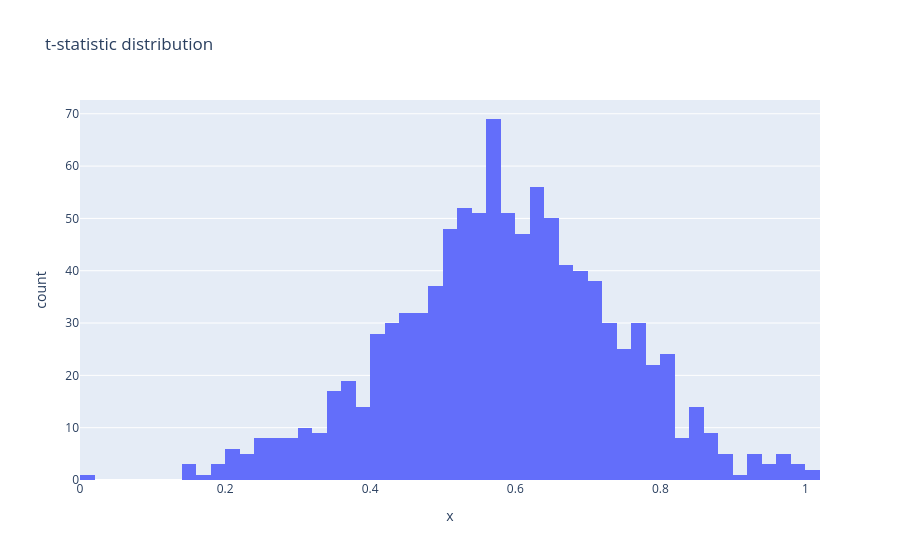
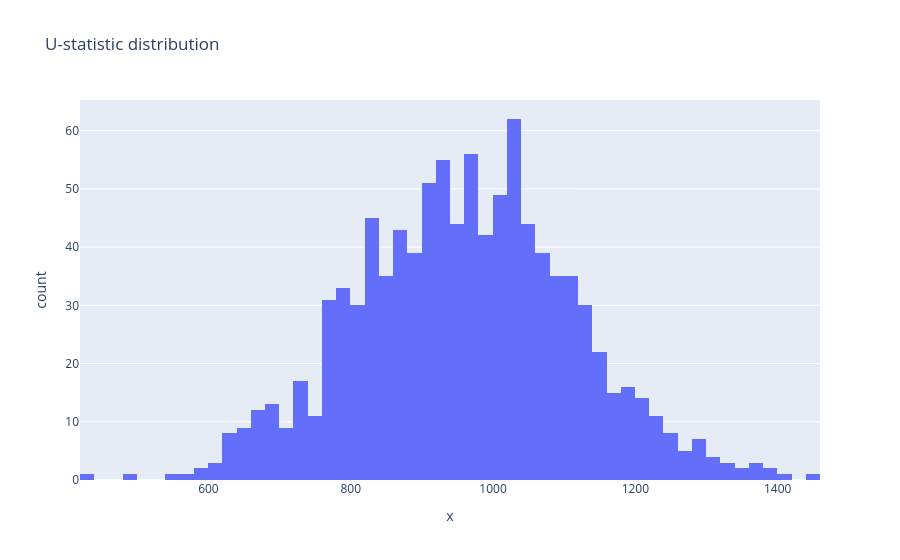
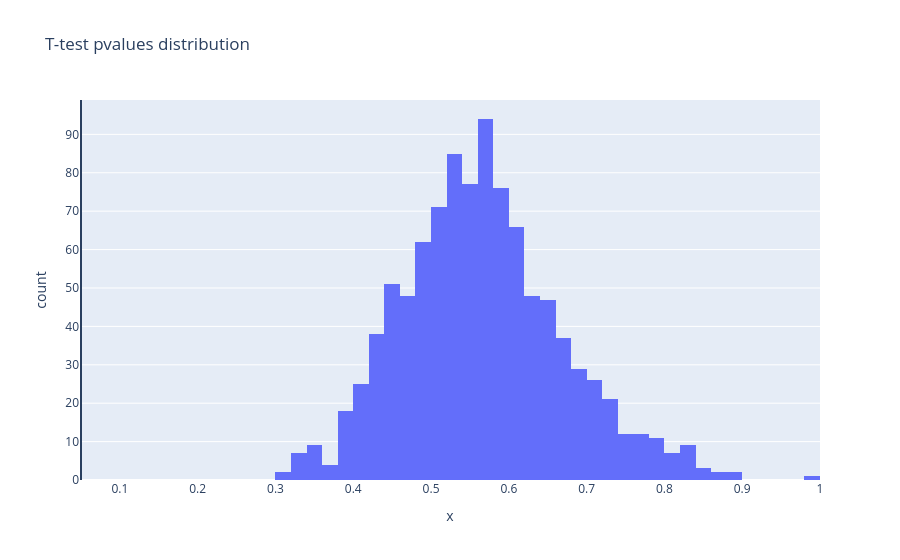
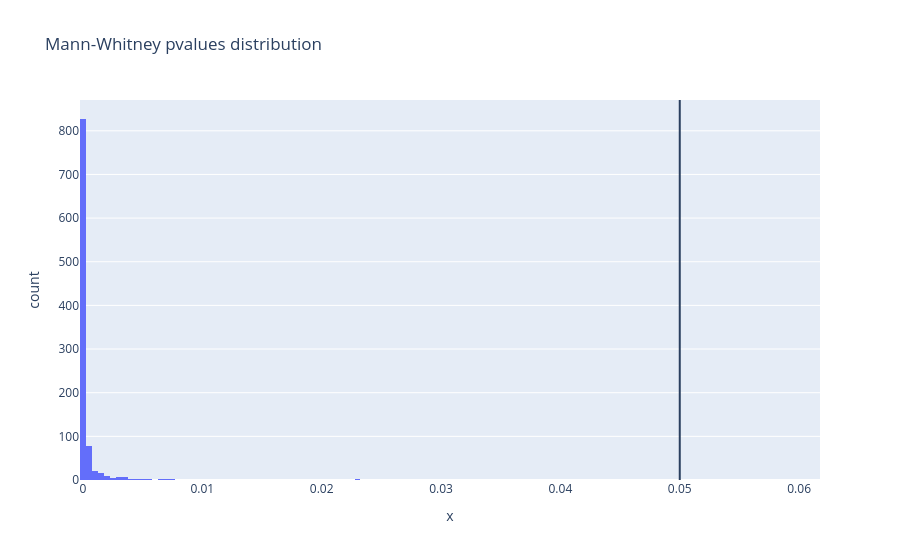

Here is the notebook cell these charts were saved with, in order:
### Markdown cell above
### 5. Тест Уэлча и Манна-Уитни для групп с эффектом

### Code cell
from scipy import stats

experiments_cnt = 1000
sample_size = 60
rng = np.random.default_rng(42)

t = []
t_pvalues = []

u = []
u_pvalues = []

for exp_ind in range(experiments_cnt):
    groupA = rng.normal(0, 1, size=sample_size)
    groupB = rng.normal(1, 1, size=sample_size)
    groupB[-1] = -50
    groupB[-2] = -50
    ttest_result = ttest_ind(groupA, groupB, equal_var=False, alternative="two-sided")
    mw_result = stats.mannwhitneyu(groupA, groupB, alternative="two-sided")

    t.append(ttest_result.statistic)
    t_pvalues.append(ttest_result.pvalue)

    u.append(mw_result.statistic)
    u_pvalues.append(mw_result.pvalue)
    
fig = px.histogram(x=t, title="t-statistic distribution")
fig.show()

fig = px.histogram(x=u, title="U-statistic distribution")
fig.show()

t_pvalues = np.array(t_pvalues)
u_pvalues = np.array(u_pvalues)

fig = px.histogram(x=t_pvalues, title="T-test pvalues distribution")
fig.add_vline(x=0.05)
fig.show()

fig = px.histogram(x=u_pvalues, title="Mann-Whitney pvalues distribution")
fig.add_vline(x=0.05)
fig.show()

print(f"При T-test отвергается {t_pvalues[t_pvalues < 0.05].size/experiments_cnt:.2%} случаев")
print(f"При тесте Манна-Уитни отвергается {u_pvalues[u_pvalues < 0.05].size/experiments_cnt:.2%} случаев")

### Figure 1 — Plotly figure (JSON) as saved in the notebook; plotly's stock layout.template omitted (floating-point values rounded to 4 significant figures; data arrays with more than 128 entries replaced by an {"elided": "..."} marker saying what was removed)
{"data": [{"bingroup": "x", "hovertemplate": "x=%{x}<br>count=%{y}<extra></extra>", "legendgroup": "", "marker": {"color": "#636efa", "pattern": {"shape": ""}}, "name": "", "orientation": "v", "showlegend": false, "type": "histogram", "x": {"elided": "1000 float values"}, "xaxis": "x", "yaxis": "y"}], "layout": {"barmode": "relative", "legend": {"tracegroupgap": 0}, "title": {"text": "t-statistic distribution"}, "xaxis": {"anchor": "y", "domain": [0, 1], "title": {"text": "x"}}, "yaxis": {"anchor": "x", "domain": [0, 1], "title": {"text": "count"}}}}

### Figure 2 — Plotly figure (JSON) as saved in the notebook; plotly's stock layout.template omitted (floating-point values rounded to 4 significant figures; data arrays with more than 128 entries replaced by an {"elided": "..."} marker saying what was removed)
{"data": [{"bingroup": "x", "hovertemplate": "x=%{x}<br>count=%{y}<extra></extra>", "legendgroup": "", "marker": {"color": "#636efa", "pattern": {"shape": ""}}, "name": "", "orientation": "v", "showlegend": false, "type": "histogram", "x": {"elided": "1000 float values"}, "xaxis": "x", "yaxis": "y"}], "layout": {"barmode": "relative", "legend": {"tracegroupgap": 0}, "title": {"text": "U-statistic distribution"}, "xaxis": {"anchor": "y", "domain": [0, 1], "title": {"text": "x"}}, "yaxis": {"anchor": "x", "domain": [0, 1], "title": {"text": "count"}}}}

### Figure 3 — Plotly figure (JSON) as saved in the notebook; plotly's stock layout.template omitted (floating-point values rounded to 4 significant figures; data arrays with more than 128 entries replaced by an {"elided": "..."} marker saying what was removed)
{"data": [{"bingroup": "x", "hovertemplate": "x=%{x}<br>count=%{y}<extra></extra>", "legendgroup": "", "marker": {"color": "#636efa", "pattern": {"shape": ""}}, "name": "", "orientation": "v", "showlegend": false, "type": "histogram", "x": {"elided": "1000 float values"}, "xaxis": "x", "yaxis": "y"}], "layout": {"barmode": "relative", "legend": {"tracegroupgap": 0}, "shapes": [{"type": "line", "x0": 0.05, "x1": 0.05, "xref": "x", "y0": 0, "y1": 1, "yref": "y domain"}], "title": {"text": "T-test pvalues distribution"}, "xaxis": {"anchor": "y", "domain": [0, 1], "title": {"text": "x"}}, "yaxis": {"anchor": "x", "domain": [0, 1], "title": {"text": "count"}}}}

### Figure 4 — Plotly figure (JSON) as saved in the notebook; plotly's stock layout.template omitted (floating-point values rounded to 4 significant figures; data arrays with more than 128 entries replaced by an {"elided": "..."} marker saying what was removed)
{"data": [{"bingroup": "x", "hovertemplate": "x=%{x}<br>count=%{y}<extra></extra>", "legendgroup": "", "marker": {"color": "#636efa", "pattern": {"shape": ""}}, "name": "", "orientation": "v", "showlegend": false, "type": "histogram", "x": {"elided": "1000 float values"}, "xaxis": "x", "yaxis": "y"}], "layout": {"barmode": "relative", "legend": {"tracegroupgap": 0}, "shapes": [{"type": "line", "x0": 0.05, "x1": 0.05, "xref": "x", "y0": 0, "y1": 1, "yref": "y domain"}], "title": {"text": "Mann-Whitney pvalues distribution"}, "xaxis": {"anchor": "y", "domain": [0, 1], "title": {"text": "x"}}, "yaxis": {"anchor": "x", "domain": [0, 1], "title": {"text": "count"}}}}
